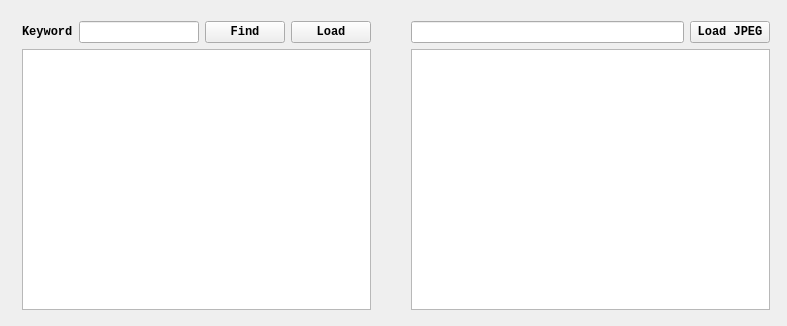
<?xml version="1.0" encoding="UTF-8"?>
<ui version="4.0">
 <class>Test2</class>
 <widget class="QWidget" name="Test2">
  <property name="enabled">
   <bool>true</bool>
  </property>
  <property name="geometry">
   <rect>
    <x>0</x>
    <y>0</y>
    <width>787</width>
    <height>326</height>
   </rect>
  </property>
  <property name="sizePolicy">
   <sizepolicy hsizetype="Ignored" vsizetype="Ignored">
    <horstretch>1</horstretch>
    <verstretch>1</verstretch>
   </sizepolicy>
  </property>
  <property name="minimumSize">
   <size>
    <width>787</width>
    <height>326</height>
   </size>
  </property>
  <property name="maximumSize">
   <size>
    <width>787</width>
    <height>326</height>
   </size>
  </property>
  <property name="baseSize">
   <size>
    <width>787</width>
    <height>326</height>
   </size>
  </property>
  <property name="focusPolicy">
   <enum>Qt::NoFocus</enum>
  </property>
  <property name="windowTitle">
   <string>Test2</string>
  </property>
  <widget class="QWidget" name="layoutWidget">
   <property name="geometry">
    <rect>
     <x>400</x>
     <y>10</y>
     <width>381</width>
     <height>311</height>
    </rect>
   </property>
   <layout class="QVBoxLayout" name="verticalLayout_2">
    <item>
     <layout class="QHBoxLayout" name="horizontalLayout_2">
      <item>
       <widget class="QLineEdit" name="jpegPathEdit"/>
      </item>
      <item>
       <widget class="QPushButton" name="jpegButton">
        <property name="font">
         <font>
          <family>Consolas</family>
          <weight>75</weight>
          <bold>true</bold>
         </font>
        </property>
        <property name="text">
         <string>Load JPEG</string>
        </property>
       </widget>
      </item>
     </layout>
    </item>
    <item>
     <widget class="QGraphicsView" name="graphicsView"/>
    </item>
   </layout>
  </widget>
  <widget class="QWidget" name="layoutWidget">
   <property name="geometry">
    <rect>
     <x>11</x>
     <y>10</y>
     <width>371</width>
     <height>311</height>
    </rect>
   </property>
   <layout class="QVBoxLayout" name="verticalLayout">
    <item>
     <layout class="QHBoxLayout" name="horizontalLayout">
      <item>
       <widget class="QLabel" name="keywordLabel">
        <property name="font">
         <font>
          <family>Consolas</family>
          <weight>75</weight>
          <bold>true</bold>
         </font>
        </property>
        <property name="text">
         <string>Keyword</string>
        </property>
       </widget>
      </item>
      <item>
       <widget class="QLineEdit" name="lineEdit"/>
      </item>
      <item>
       <widget class="QPushButton" name="findButton">
        <property name="font">
         <font>
          <family>Consolas</family>
          <weight>75</weight>
          <bold>true</bold>
         </font>
        </property>
        <property name="text">
         <string>Find</string>
        </property>
       </widget>
      </item>
      <item>
       <widget class="QPushButton" name="loadButton">
        <property name="font">
         <font>
          <family>Consolas</family>
          <weight>75</weight>
          <bold>true</bold>
         </font>
        </property>
        <property name="text">
         <string>Load</string>
        </property>
       </widget>
      </item>
     </layout>
    </item>
    <item>
     <widget class="QTextEdit" name="textEdit"/>
    </item>
   </layout>
  </widget>
 </widget>
 <layoutdefault spacing="6" margin="11"/>
 <resources/>
 <connections/>
</ui>
